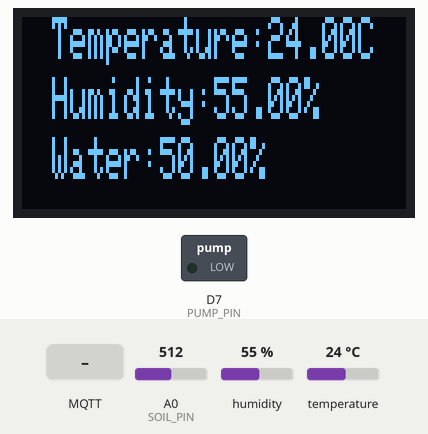
The program below on a simulated ESP8266 (NodeMCU). Parts: 128×64 one-colour display, switched loads named in the program (green lamp = pin HIGH). Inputs (shaded band) come from the test bench; at power-on: humidity 55 %, A0 (SOIL_PIN) = 512, temperature 24 °C. WiFi joins after 1.5 s; servers stay silent unless stated; random numbers use the default seed unless the program sets one; no MQTT or app messages arrive unless stated; what the program prints to the serial monitor is not drawn.

Above: at 7.7 s.
7.8 s: MQTT message "1" arrives on the first subscribed topic
At 18.7 s:
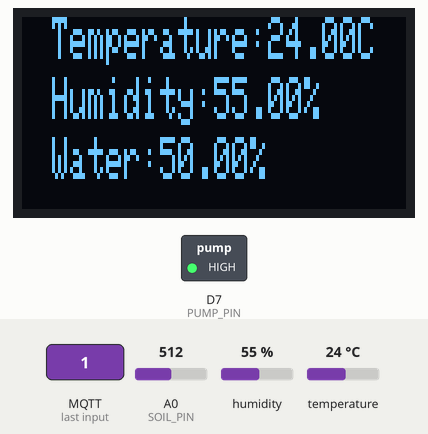
19.8 s: MQTT message "0" arrives on the first subscribed topic
At 29.38 s:
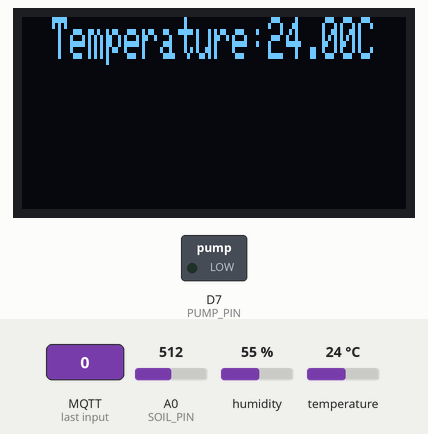
30.9 s: humidity set to 22 %
At 41.7 s:
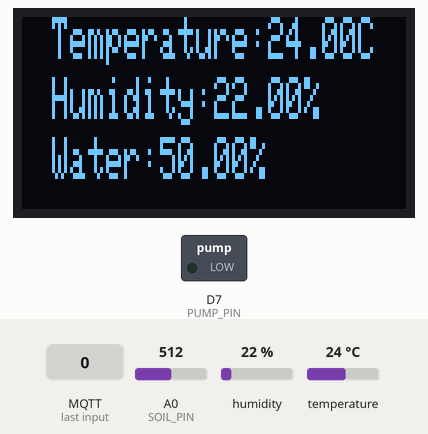
42.0 s: A0 (SOIL_PIN) set to 490
At 52.6 s:
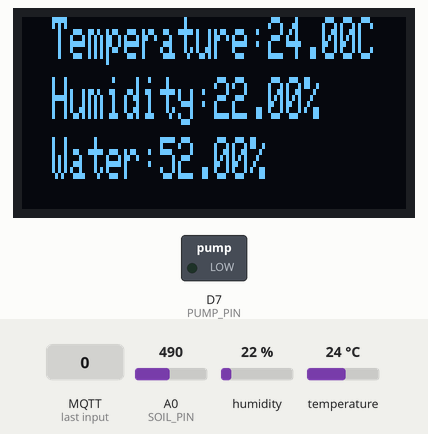
53.1 s: temperature set to 12 °C
At 63.5 s:
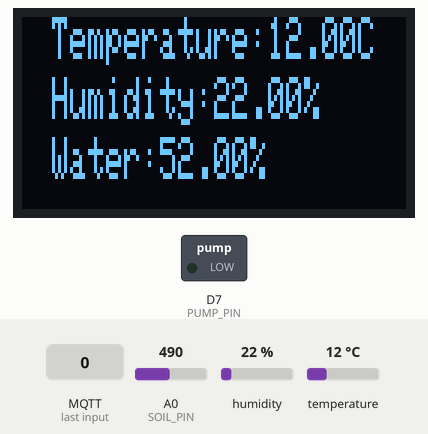
64.2 s: A0 (SOIL_PIN) set to 510
At 74.4 s:
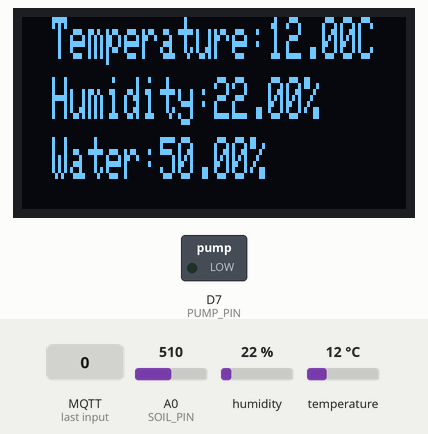
Timing chart, 0 to 75.9 s (numbered marks = the images above; inputs shaded):
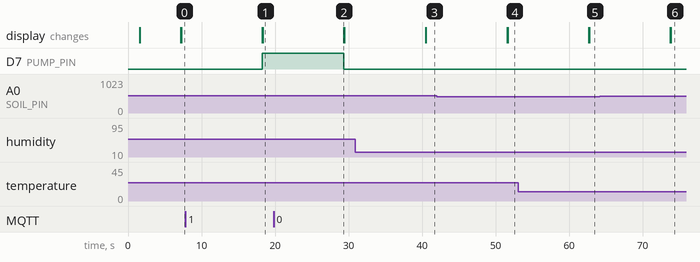

Measured:
- after the input at 7.8 s, D7 (PUMP_PIN): LOW → HIGH after 10.4 s
- after the input at 19.8 s, D7 (PUMP_PIN): HIGH → LOW after 9.6 s

The program:

main.cpp
```cpp
#include <Arduino.h>
#include <ESP8266WiFi.h>
#include <PubSubClient.h>
#include <WiFiClientSecure.h>
#include <ArduinoJson.h>
#include "config.h"
#include "sensors.h"
#include "pump.h"
#include "display.h"
#include "mqtt.h"
// #define MQTT_PORT 1883

// WiFi credentials
// const char *ssid = "liliyuanshangpu";
// const char *password = "4561518zxc";

const char *ssid = "Redmi";
const char *password = "12345689";

// MQTT credentials
// const char *mqtt_clientId = "i8hcFausTAJ.flower1|securemode=2,signmethod=hmacsha256,timestamp=1680423719388|";
// const char *mqtt_username = "flower1&i8hcFausTAJ";
// const char *mqtt_password = "6b4c2324886d4788f34e305588e1d46e1cfdb8c5434e05958cdeb7db0f76a45d";
const char *mqtt_server = "iot-06z00gn950f64ah.mqtt.iothub.aliyuncs.com";

const char *mqtt_clientId = "i8hcFausTAJ.flower2|securemode=2,signmethod=hmacsha256,timestamp=1681626793739|";
const char *mqtt_username = "flower2&i8hcFausTAJ";
const char *mqtt_password = "bce24d579a5e3fb66c58836dba673107d4eefb26cdb2828c1807c841f5fe18c1";

// MQTT topics

// const char *message_topic = "flowers/message";
const char *post_topic = "/sys/i8hcFausTAJ/flower2/thing/event/property/post";
const char *set_topic = "/i8hcFausTAJ/flower2/user/switch4";
const char *_server = "/sys/i8hcFausTAJ/flower2/thing/service/switch2";

// Sensors
Sensors sensors;

// Pump
Pump pump;

// MQTT
MQTT mqtt;

// Display
OLED display(OLED_SDA, OLED_SCL);

// Timer variables
unsigned long previous_temp_humidity_millis = 0;
unsigned long previous_moisture_millis = 0;

// Functions
void setup_wifi();
void handle_mqtt_message(char *topic, byte *payload, unsigned int length);
void update_temp_humidity();
void update_moisture();

String Thing_Set(float currentHumidity, float currentTemperature, float soilHumidity, bool switch_);
void setup()
{
  Serial.begin(115200);
  setup_wifi();
  mqtt.setup(mqtt_server, 1883, mqtt_username, mqtt_password, mqtt_clientId);
  mqtt.connecte();
  mqtt.setCallback(handle_mqtt_message);
  mqtt.subscribe(set_topic);
  mqtt.subscribe(_server);
  sensors.begin();
  pump.begin();
  display.init();
  Serial.println("当前行号：" + String(__LINE__));
}

void loop()
{
  float humidity = sensors.readHumidity();
  float temperature = sensors.readTemperature();
  float soil = sensors.readSoilMoisture();

  bool _sw = pump._isOn;
  String jsonData = Thing_Set(humidity, temperature, soil, _sw);
  char *jsonDataChar = strdup(jsonData.c_str());

  delay(5500);
  Serial.print("temperature:");
  Serial.println(temperature);
  Serial.print("humidity:");
  Serial.println(humidity);
  Serial.print("soilmoisture:");
  Serial.println(soil);
  Serial.println(WiFi.localIP());
  // mqtt.setCallback(NULL);
  mqtt.publish(post_topic, jsonDataChar);
  // mqtt.subscribe(set_topic);
  mqtt.loop();

  display.showTemperature(temperature);
  // delay(2500);
  display.showHumidity(humidity);
  // delay(2500);
  display.showWater(soil);
  delay(5500);
}

void setup_wifi()
{
  delay(10);
  Serial.println();
  Serial.print("Connecting to ");
  Serial.println(ssid);
  Serial.setTimeout(5000); // 设置串口超时时间为5秒
  WiFi.begin((char *)ssid, password);

  if (WiFi.waitForConnectResult() != WL_CONNECTED)
  {
    Serial.println("WiFi connection failed");
    return;
  }

  Serial.println("");
  Serial.println("WiFi connected");
  Serial.println("IP address: ");
  Serial.println(WiFi.localIP());
}

void handle_mqtt_message(char *topic, byte *payload, unsigned int length)
{
  String message = "";
  message.concat((char *)payload, length);
  Serial.println(message);
  Serial.println("当前行号：" + String(__LINE__));

  if (strcmp(topic, set_topic) == 0)
  {
    if (message != "0")
    {
      pump.on();
      Serial.println("当前行号：" + String(__LINE__));
    }
    // else if (message == "0")
    else
    {
      pump.off();
    }
  }
}

String Thing_Set(float currentHumidity, float currentTemperature, float soilHumidity, bool switch_)
{
  // 创建一个JsonObject对象
  // 使用ArduinoJson库创建JSON对象
  DynamicJsonDocument doc(1024);
  doc["method"] = "thing.service.property.set";
  JsonObject params = doc.createNestedObject("params");
  params["CurrentHumidity"] = currentHumidity;
  params["CurrentTemperature"] = currentTemperature;
  params["soilHumidity"] = soilHumidity;
  params["switch1"] = (int)switch_;
  doc["id"] = random(100000000, 999999999);
  doc["version"] = "1.0.0";

  String data;
  serializeJson(doc, data); // 将JsonObject对象序列化为JSON字符串
  return data;
}
```

display.h
```cpp
#ifndef DISPLAY_H
#define DISPLAY_H

#include "config.h"
#include <Wire.h>
#include <Adafruit_GFX.h>
#include <Adafruit_SSD1306.h>

class OLED
{
private:
    int sdaPin;
    int sclPin;
    Adafruit_SSD1306 display;

public:
    OLED(int sdaPin, int sclPin);
    void init();
    void showWatering();
    void showWater(float water);
    void showHumidity(float humidity);
    void showTemperature(float temperature);
};
#endif
```

mqtt.h
```cpp
#ifndef MQTT_H
#define MQTT_H

#include <PubSubClient.h>
#include <WiFiClient.h>

class MQTT
{
public:
    MQTT();
    void setup(const char *mqtt_server, const int mqtt_port, const char *mqtt_username, const char *mqtt_password, const char *device_id);
    void connecte();
    void publish(const char *topic, const uint8_t *message, unsigned int length);
    void publish(const char *topic, const char *message);
    void subscribe(const char *topic);
    void loop();
    void setCallback(void (*callback)(char *, byte *, unsigned int));

private:
    const char *mqtt_server_;
    int mqtt_port_;
    const char *mqtt_username_;
    const char *mqtt_password_;
    const char *device_id_;
    WiFiClient espClient_;
    PubSubClient mqtt_client_;
};

#endif
```

pump.h
```cpp
#ifndef PUMP_H
#define PUMP_H

#include "config.h"

class Pump
{
public:
    Pump();
    void begin();
    void on();
    void off();

    bool _isOn;
};

#endif
```

sensors.h
```cpp
#ifndef SENSORS_H
#define SENSORS_H

#include "config.h"
#include <DHT.h>

class Sensors
{
public:
    Sensors();
    void begin();
    float readTemperature();
    float readHumidity();
    int readSoilMoisture();

private:
    DHT dht;
};

#endif
```

display.cpp
```cpp
#include "display.h"
#include "config.h"

OLED::OLED(int sdaPin, int sclPin) : display(SCREEN_WIDTH, SCREEN_HEIGHT, &Wire, -1)
{
    this->sdaPin = sdaPin;
    this->sclPin = sclPin;
}

void OLED::init()
{
    Wire.begin(sdaPin, sclPin);

    if (!display.begin(SSD1306_SWITCHCAPVCC, 0x3C))
    {
        Serial.println(F("SSD1306 allocation failed"));
        for (;;)
            ;
    }

    display.clearDisplay();
    display.display();
    display.setTextSize(1, 2);
    display.setTextColor(WHITE);
}

void OLED::showWatering()
{
    // display.clearDisplay();
    display.setCursor(20, 20);
    display.print("Watering...");
    display.display();
}

void OLED::showHumidity(float humidity)
{
    // display.clearDisplay();
    display.setCursor(10, 20);
    display.print("Humidity:");
    display.print(humidity);
    display.print("%");
    display.display();
}

void OLED::showWater(float water)
{
    // display.clearDisplay();
    display.setCursor(10, 40);
    display.print("Water:");
    display.print(water);
    display.print("%");
    display.display();
}

void OLED::showTemperature(float temperature)
{
    display.clearDisplay();
    display.setCursor(10, 0);
    display.print("Temperature:");
    // display.setCursor(80, 20);
    display.print(temperature);
    display.print("C");
    display.display();
}
```

mqtt.cpp
```cpp
#include "MQTT.h"

MQTT::MQTT() : mqtt_client_(espClient_)
{
}

void MQTT::setup(const char *mqtt_server, const int mqtt_port, const char *mqtt_username, const char *mqtt_password, const char *device_id)
{
    mqtt_server_ = mqtt_server;
    mqtt_port_ = mqtt_port;
    mqtt_username_ = mqtt_username;
    mqtt_password_ = mqtt_password;
    device_id_ = device_id;

    mqtt_client_.setServer(mqtt_server_, mqtt_port_);
    // mqtt_client_.setMaxTries(0);
}

void MQTT::connecte()
{
    while (!mqtt_client_.connected())
    {
        if (mqtt_client_.connect(device_id_, mqtt_username_, mqtt_password_))
        {
            Serial.println("MQTT connected successfully");
        }
        else
        {
            // 连接失败，等待一秒钟重试
            delay(1000);
        }
    }
}

void MQTT::publish(const char *topic, const uint8_t *message, unsigned int length)
{
    mqtt_client_.publish(topic, message, length);
}

void MQTT::publish(const char *topic, const char *message)
{
    mqtt_client_.publish(topic, message);
}
void MQTT::subscribe(const char *topic)
{
    mqtt_client_.subscribe(topic);
}

void MQTT::loop()
{
    mqtt_client_.loop();
}

void MQTT::setCallback(void (*callback)(char *, byte *, unsigned int))
{
    mqtt_client_.setCallback(callback);
}
```

pump.cpp
```cpp
#include "pump.h"
#include "config.h"

Pump::Pump() {}

void Pump::begin()
{
    pinMode(PUMP_PIN, OUTPUT);
    digitalWrite(PUMP_PIN, LOW);
    _isOn = false;
}

void Pump::on()
{

    digitalWrite(PUMP_PIN, HIGH);
    Serial.print("switch_on");
    _isOn = true;
}

void Pump::off()
{
    digitalWrite(PUMP_PIN, LOW);
    Serial.print("switch_off");
    _isOn = false;
}
```

sensors.cpp
```cpp
#include "sensors.h"
#include "config.h"
#include <Wire.h>

Sensors::Sensors() : dht(DHT_PIN, DHT11) {}

void Sensors::begin()
{
    dht.begin();
}

float Sensors::readTemperature()
{
    return dht.readTemperature();
}

float Sensors::readHumidity()
{
    return dht.readHumidity();
}

int Sensors::readSoilMoisture()
{
    int value = analogRead(SOIL_PIN);
    Serial.println(value);
    int moisture = map(value, SOIL_DRY_VALUE, SOIL_WET_VALUE, 100, 0);
    moisture = constrain(moisture, 0, 100);
    return moisture;
}
```

config.h
```cpp
#ifndef CONFIG_H
#define CONFIG_H

#include <Arduino.h>
// WiFi配置
#define WIFI_SSID "Redmi"        // WiFi名称
#define WIFI_PASSWORD "12345689" // WiFi密码


// 温度和湿度传感器配置
#define DHT_PIN D5 // DHT传感器数据线连接的引脚  d1

// 土壤湿度传感器配置
#define SOIL_PIN A0         // 土壤湿度传感器数据线连接的引脚 a0
#define SOIL_DRY_VALUE 0    // 土壤干燥时的ADC值
#define SOIL_WET_VALUE 1023 // 土壤湿润时的ADC值
#define SOIL_THRESHOLD 500  // 土壤湿度阈值

// 水泵配置
#define PUMP_PIN D7       // 水泵电机控制引脚      D3
#define PUMP_ON_TIME 5000 // 水泵开启的时间，单位为毫秒

// OLED屏幕配置
#define OLED_ADDR 0x3c // OLED屏幕I2C地址
#define OLED_SDA D2    // OLED屏幕I2C数据线连接的引脚
#define OLED_SCL D1    // OLED屏幕I2C时钟线连接的引脚   d1
#define SCREEN_WIDTH 128
#define SCREEN_HEIGHT 64
#define OLED_I2C_ADDRESS 0x3C
#define OLED_RESET_PIN -1

// 程序配置
#define TEMP_THRESHOLD 30.0 // 温度阈值
#define HUMI_THRESHOLD 60.0 // 湿度阈值

#endif
```
